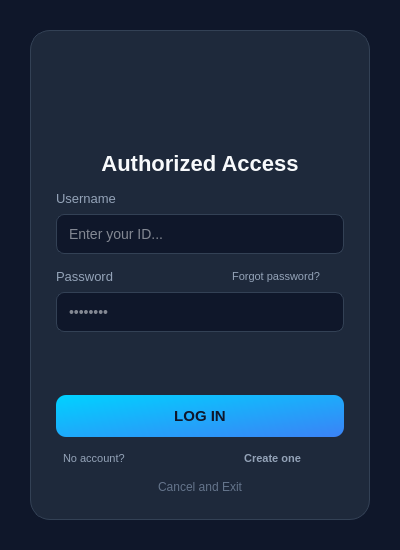
<?xml version="1.0" encoding="UTF-8"?>
<ui version="4.0">
 <class>logindialog</class>
 <widget class="QDialog" name="logindialog">
  <property name="geometry">
   <rect>
    <x>0</x>
    <y>0</y>
    <width>400</width>
    <height>550</height> </rect>
  </property>
  <property name="windowTitle">
   <string>System Authentication</string>
  </property>
  <property name="styleSheet">
   <string notr="true">
    QDialog { 
        background-color: #0f172a; 
    }
    QFrame#loginCard { 
        background-color: #1e293b; 
        border-radius: 20px; 
        border: 1px solid #334155; 
    }
    QLabel { 
        color: #94a3b8; 
        font-family: &quot;Segoe UI&quot;; 
        font-size: 13px; 
    }
    QLabel#headerTitle { 
        color: #f8fafc; 
        font-size: 22px; 
        font-weight: bold; 
    }
    QLineEdit { 
        background-color: #0f172a; 
        border: 1px solid #334155; 
        border-radius: 8px; 
        padding: 10px; 
        color: #f8fafc; 
        font-size: 14px; 
    }
    QLineEdit:focus { 
        border: 1px solid #00d2ff; 
    }
    QPushButton#loginButton { 
        background: qlineargradient(x1:0, y1:0, x2:1, y2:1, stop:0 #00d2ff, stop:1 #3b82f6); 
        color: #0f172a; 
        border-radius: 10px; 
        font-weight: bold; 
        font-size: 15px; 
        padding: 12px; 
    }
    QPushButton#loginButton:hover { 
        background: #60a5fa; 
    }
    /* Styles for the new links */
    QPushButton#forgotBtn, QPushButton#registerBtn {
        background-color: transparent;
        color: #94a3b8;
        border: none;
        font-size: 11px;
        text-decoration: none;
    }
    QPushButton#forgotBtn:hover, QPushButton#registerBtn:hover {
        color: #00d2ff;
    }
    QPushButton#cancelButton { 
        background-color: transparent; 
        color: #64748b; 
        border: none; 
        font-size: 12px; 
    }
    QPushButton#cancelButton:hover { 
        color: #ff5f57; 
    }
   </string>
  </property>
  <layout class="QVBoxLayout" name="mainLayout">
   <property name="margin">
    <number>30</number>
   </property>
   <item>
    <widget class="QFrame" name="loginCard">
     <layout class="QVBoxLayout" name="cardLayout">
      <property name="spacing">
       <number>15</number> </property>
      <property name="margin">
       <number>25</number>
      </property>
      <item>
       <widget class="QLabel" name="iconLabel">
        <property name="minimumSize">
         <size><width>0</width><height>80</height></size>
        </property>
        <property name="styleSheet">
         <string notr="true">image: url(/app/df/Graduation_Cap_PNG_Picture.png);</string>
        </property>
        <property name="alignment">
         <enum>Qt::AlignCenter</enum>
        </property>
       </widget>
      </item>
      <item>
       <widget class="QLabel" name="headerTitle">
        <property name="text">
         <string>Authorized Access</string>
        </property>
        <property name="alignment">
         <enum>Qt::AlignCenter</enum>
        </property>
       </widget>
      </item>
      <item>
       <layout class="QVBoxLayout" name="inputLayout">
        <property name="spacing">
         <number>8</number>
        </property>
        <item>
         <widget class="QLabel" name="userLabel">
          <property name="text"><string>Username</string></property>
         </widget>
        </item>
        <item>
         <widget class="QLineEdit" name="usernameLineEdit">
          <property name="placeholderText"><string>Enter your ID...</string></property>
         </widget>
        </item>
       </layout>
      </item>
      <item>
       <layout class="QVBoxLayout" name="passLayout">
        <property name="spacing">
         <number>8</number>
        </property>
        <item>
         <layout class="QHBoxLayout" name="passHeaderLayout">
          <item>
           <widget class="QLabel" name="passLabel">
            <property name="text"><string>Password</string></property>
           </widget>
          </item>
          <item>
           <spacer name="horizontalSpacer">
            <property name="orientation"><enum>Qt::Horizontal</enum></property>
           </spacer>
          </item>
          <item>
           <widget class="QPushButton" name="forgotBtn">
            <property name="text"><string>Forgot password?</string></property>
            <property name="cursor"><cursorShape>PointingHandCursor</cursorShape></property>
           </widget>
          </item>
         </layout>
        </item>
        <item>
         <widget class="QLineEdit" name="passwordLineEdit">
          <property name="echoMode"><enum>QLineEdit::Password</enum></property>
          <property name="placeholderText"><string>••••••••</string></property>
         </widget>
        </item>
       </layout>
      </item>
      <item>
       <spacer name="verticalSpacer">
        <property name="orientation"><enum>Qt::Vertical</enum></property>
        <property name="sizeHint" stdset="0">
         <size><width>20</width><height>10</height></size>
        </property>
       </spacer>
      </item>
      <item>
       <widget class="QPushButton" name="loginButton">
        <property name="cursor">
         <cursorShape>PointingHandCursor</cursorShape>
        </property>
        <property name="text">
         <string>LOG IN</string>
        </property>
       </widget>
      </item>
      <item>
       <layout class="QHBoxLayout" name="registerLayout">
        <item>
         <spacer name="horizontalSpacer_2"><property name="orientation"><enum>Qt::Horizontal</enum></property></spacer>
        </item>
        <item>
         <widget class="QLabel" name="noAccountLabel">
          <property name="text"><string>No account?</string></property>
          <property name="styleSheet"><string notr="true">font-size: 11px;</string></property>
         </widget>
        </item>
        <item>
         <widget class="QPushButton" name="registerBtn">
          <property name="text"><string>Create one</string></property>
          <property name="cursor"><cursorShape>PointingHandCursor</cursorShape></property>
          <property name="styleSheet"><string notr="true">font-weight: bold;</string></property>
         </widget>
        </item>
        <item>
         <spacer name="horizontalSpacer_3"><property name="orientation"><enum>Qt::Horizontal</enum></property></spacer>
        </item>
       </layout>
      </item>
      <item>
       <widget class="QPushButton" name="cancelButton">
        <property name="text">
         <string>Cancel and Exit</string>
        </property>
       </widget>
      </item>
     </layout>
    </widget>
   </item>
  </layout>
 </widget>
</ui>
